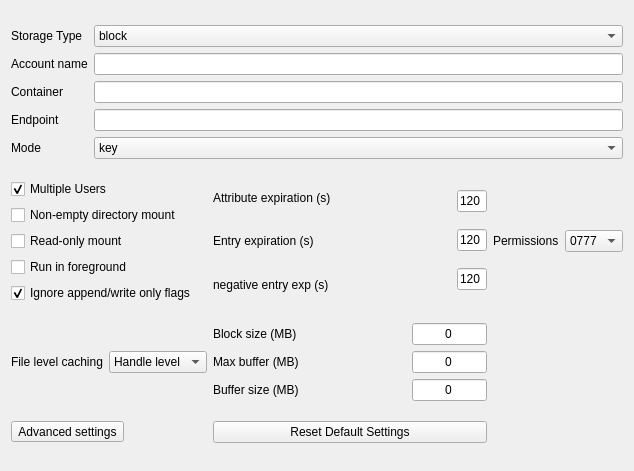
<?xml version="1.0" encoding="UTF-8"?>
<ui version="4.0">
 <class>StAz_simpleSettings</class>
 <widget class="QWidget" name="StAz_simpleSettings">
  <property name="geometry">
   <rect>
    <x>0</x>
    <y>0</y>
    <width>634</width>
    <height>471</height>
   </rect>
  </property>
  <property name="windowTitle">
   <string>Form</string>
  </property>
  <layout class="QGridLayout" name="gridLayout">
   <item row="2" column="1">
    <layout class="QHBoxLayout" name="horizontalLayout_3">
     <item>
      <layout class="QVBoxLayout" name="verticalLayout_4">
       <item>
        <widget class="QLabel" name="label_8">
         <property name="text">
          <string>Block size (MB)</string>
         </property>
        </widget>
       </item>
       <item>
        <widget class="QLabel" name="label_9">
         <property name="text">
          <string>Max buffer (MB)</string>
         </property>
        </widget>
       </item>
       <item>
        <widget class="QLabel" name="label_10">
         <property name="text">
          <string>Buffer size (MB)</string>
         </property>
        </widget>
       </item>
      </layout>
     </item>
     <item>
      <layout class="QVBoxLayout" name="verticalLayout_5">
       <item>
        <widget class="QLineEdit" name="streaming_blksz_input">
         <property name="maximumSize">
          <size>
           <width>75</width>
           <height>16777215</height>
          </size>
         </property>
         <property name="text">
          <string>0</string>
         </property>
         <property name="alignment">
          <set>Qt::AlignCenter</set>
         </property>
        </widget>
       </item>
       <item>
        <widget class="QLineEdit" name="streaming_mxbuff_input">
         <property name="maximumSize">
          <size>
           <width>75</width>
           <height>16777215</height>
          </size>
         </property>
         <property name="text">
          <string>0</string>
         </property>
         <property name="alignment">
          <set>Qt::AlignCenter</set>
         </property>
        </widget>
       </item>
       <item>
        <widget class="QLineEdit" name="streaming_buffsz_input">
         <property name="maximumSize">
          <size>
           <width>75</width>
           <height>16777215</height>
          </size>
         </property>
         <property name="text">
          <string>0</string>
         </property>
         <property name="alignment">
          <set>Qt::AlignCenter</set>
         </property>
        </widget>
       </item>
      </layout>
     </item>
    </layout>
   </item>
   <item row="2" column="0">
    <layout class="QHBoxLayout" name="horizontalLayout_5">
     <item>
      <widget class="QLabel" name="label_11">
       <property name="text">
        <string>File level caching</string>
       </property>
      </widget>
     </item>
     <item>
      <widget class="QComboBox" name="streaming_fileCachingLevel_select">
       <item>
        <property name="text">
         <string>Handle level</string>
        </property>
       </item>
       <item>
        <property name="text">
         <string>File level</string>
        </property>
       </item>
      </widget>
     </item>
    </layout>
   </item>
   <item row="4" column="0">
    <widget class="QToolButton" name="advanced_settings">
     <property name="text">
      <string>Advanced settings</string>
     </property>
    </widget>
   </item>
   <item row="1" column="1">
    <layout class="QHBoxLayout" name="horizontalLayout_4">
     <item>
      <layout class="QVBoxLayout" name="verticalLayout">
       <item>
        <widget class="QLabel" name="label_4">
         <property name="text">
          <string>Attribute expiration (s)</string>
         </property>
        </widget>
       </item>
       <item>
        <widget class="QLabel" name="label_5">
         <property name="text">
          <string>Entry expiration (s)</string>
         </property>
        </widget>
       </item>
       <item>
        <widget class="QLabel" name="label_6">
         <property name="text">
          <string>negative entry exp (s)</string>
         </property>
        </widget>
       </item>
      </layout>
     </item>
     <item>
      <layout class="QVBoxLayout" name="verticalLayout_2">
       <item>
        <widget class="QLineEdit" name="libfuse_attExp_input">
         <property name="maximumSize">
          <size>
           <width>30</width>
           <height>16777215</height>
          </size>
         </property>
         <property name="text">
          <string>120</string>
         </property>
        </widget>
       </item>
       <item>
        <widget class="QLineEdit" name="libfuse_entExp_input">
         <property name="maximumSize">
          <size>
           <width>30</width>
           <height>16777215</height>
          </size>
         </property>
         <property name="text">
          <string>120</string>
         </property>
        </widget>
       </item>
       <item>
        <widget class="QLineEdit" name="libfuse_negEntryExp_input">
         <property name="maximumSize">
          <size>
           <width>30</width>
           <height>16777215</height>
          </size>
         </property>
         <property name="text">
          <string>120</string>
         </property>
        </widget>
       </item>
      </layout>
     </item>
    </layout>
   </item>
   <item row="1" column="2">
    <layout class="QHBoxLayout" name="horizontalLayout_2">
     <item>
      <widget class="QLabel" name="label_3">
       <property name="text">
        <string>Permissions</string>
       </property>
      </widget>
     </item>
     <item>
      <widget class="QComboBox" name="libfuse_permissions_select">
       <property name="toolTip">
        <string>&lt;html&gt;&lt;head/&gt;&lt;body&gt;&lt;p&gt;Default permissions to be presented for block blobs&lt;/p&gt;&lt;/body&gt;&lt;/html&gt;</string>
       </property>
       <item>
        <property name="text">
         <string>0777</string>
        </property>
       </item>
       <item>
        <property name="text">
         <string>0666</string>
        </property>
       </item>
       <item>
        <property name="text">
         <string>0644</string>
        </property>
       </item>
       <item>
        <property name="text">
         <string>0444</string>
        </property>
       </item>
      </widget>
     </item>
    </layout>
   </item>
   <item row="4" column="1">
    <widget class="QPushButton" name="resetDefautSettings">
     <property name="text">
      <string>Reset Default Settings</string>
     </property>
    </widget>
   </item>
   <item row="1" column="0">
    <layout class="QVBoxLayout" name="verticalLayout_10" stretch="0,0,0,0,0">
     <property name="spacing">
      <number>6</number>
     </property>
     <property name="sizeConstraint">
      <enum>QLayout::SetMinimumSize</enum>
     </property>
     <item>
      <widget class="QCheckBox" name="commonConfig_multiuser_checkbox">
       <property name="toolTip">
        <string>&lt;html&gt;&lt;head/&gt;&lt;body&gt;&lt;p&gt;Select to allow multiple users to access the container&lt;/p&gt;&lt;/body&gt;&lt;/html&gt;</string>
       </property>
       <property name="text">
        <string>Multiple Users</string>
       </property>
       <property name="checked">
        <bool>true</bool>
       </property>
      </widget>
     </item>
     <item>
      <widget class="QCheckBox" name="commonConfig_nonEmptyDir_checkbox">
       <property name="text">
        <string>Non-empty directory mount</string>
       </property>
      </widget>
     </item>
     <item>
      <widget class="QCheckBox" name="commonConfig_readOnly_checkbox">
       <property name="text">
        <string>Read-only mount</string>
       </property>
      </widget>
     </item>
     <item>
      <widget class="QCheckBox" name="daemonForeground_checkbox">
       <property name="text">
        <string>Run in foreground</string>
       </property>
      </widget>
     </item>
     <item>
      <widget class="QCheckBox" name="libfuse_ignoreAppend_checkbox">
       <property name="text">
        <string>Ignore append/write only flags</string>
       </property>
       <property name="checked">
        <bool>true</bool>
       </property>
      </widget>
     </item>
    </layout>
   </item>
   <item row="0" column="0" colspan="3">
    <layout class="QHBoxLayout" name="horizontalLayout">
     <item>
      <layout class="QVBoxLayout" name="verticalLayout_3">
       <item>
        <widget class="QLabel" name="label_2">
         <property name="text">
          <string>Storage Type</string>
         </property>
        </widget>
       </item>
       <item>
        <widget class="QLabel" name="label_7">
         <property name="text">
          <string>Account name</string>
         </property>
        </widget>
       </item>
       <item>
        <widget class="QLabel" name="label_12">
         <property name="text">
          <string>Container</string>
         </property>
        </widget>
       </item>
       <item>
        <widget class="QLabel" name="label_20">
         <property name="text">
          <string>Endpoint</string>
         </property>
        </widget>
       </item>
       <item>
        <widget class="QLabel" name="label_21">
         <property name="text">
          <string>Mode</string>
         </property>
        </widget>
       </item>
      </layout>
     </item>
     <item>
      <layout class="QVBoxLayout" name="verticalLayout_6">
       <item>
        <widget class="QComboBox" name="azTypesettings_select">
         <item>
          <property name="text">
           <string>block</string>
          </property>
         </item>
         <item>
          <property name="text">
           <string>adls</string>
          </property>
         </item>
        </widget>
       </item>
       <item>
        <widget class="QLineEdit" name="azAccountName_input"/>
       </item>
       <item>
        <widget class="QLineEdit" name="azContainer_input"/>
       </item>
       <item>
        <widget class="QLineEdit" name="azEndpoint_input"/>
       </item>
       <item>
        <widget class="QComboBox" name="azModesettings_select">
         <item>
          <property name="text">
           <string>key</string>
          </property>
         </item>
         <item>
          <property name="text">
           <string>sas</string>
          </property>
         </item>
         <item>
          <property name="text">
           <string>spn</string>
          </property>
         </item>
         <item>
          <property name="text">
           <string>msi</string>
          </property>
         </item>
        </widget>
       </item>
      </layout>
     </item>
    </layout>
   </item>
  </layout>
 </widget>
 <resources/>
 <connections/>
</ui>
